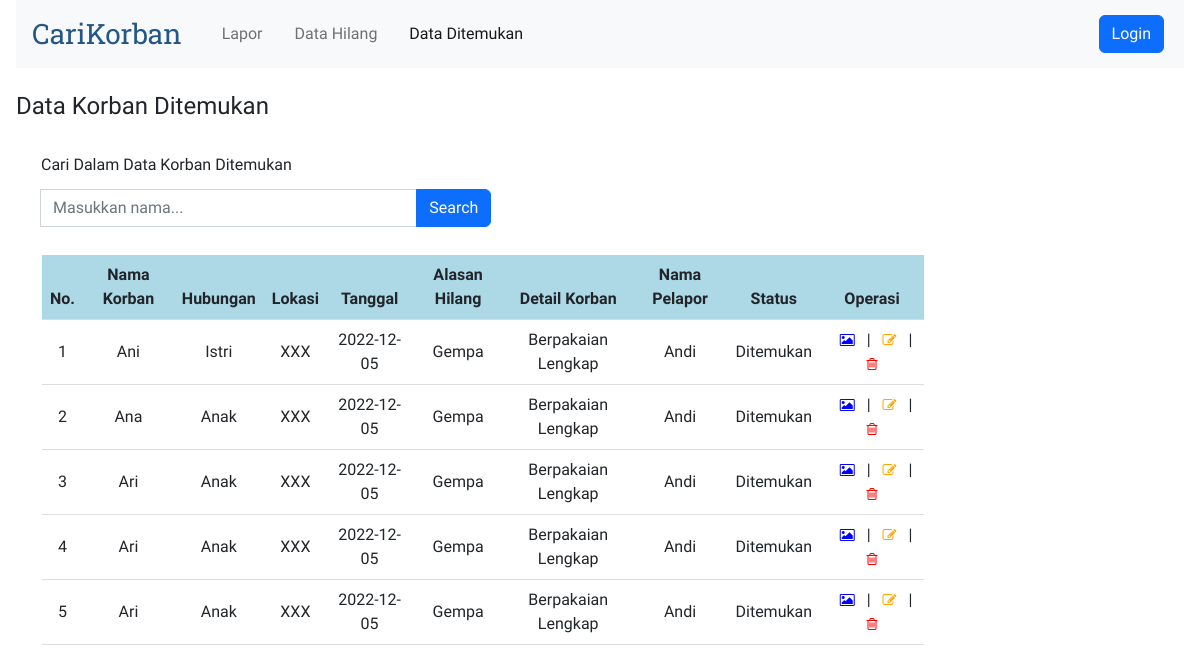
Before: /views/dataditemukan.php with the older database file.
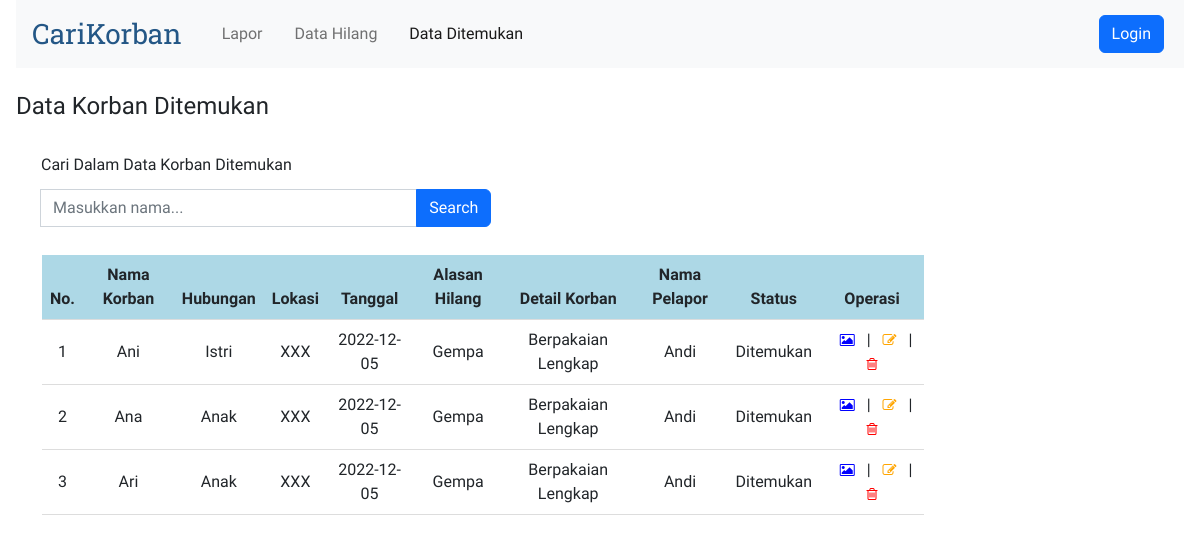
After: the same page with the newer database file.
### tables this page shows
CREATE TABLE `korban` (
  `idx` int(11) NOT NULL,
  `nama_korban` varchar(30) NOT NULL,
  `hubungan` varchar(10) NOT NULL,
  `lokasi` varchar(20) NOT NULL,
  `tanggal` varchar(30) NOT NULL,
  `alasan_hilang` varchar(30) NOT NULL,
  `detail` varchar(255) NOT NULL,
  `nama_pelapor` varchar(30) NOT NULL,
  `telepon` varchar(30) NOT NULL,
  `email` varchar(30) NOT NULL,
  `status` varchar(30) NOT NULL,
  `nama_gambar` varchar(255),
  `file_gambar` longblob
);

### connection.php (called while the page is built)
<?php
abstract class Connection
{
    protected function get_connection()
    {
        $host = "localhost";
        $database = "carikorban";
        $username = "root";
        $password = "";
        $connect = new mysqli($host, $username, $password, $database);
        return $connect;
    }
}

### models/korban.php (called while the page is built, shortened)
<?php
include '..\connection.php';
class KorbanDitemukan extends Korban
{
    private $conn;
    public function __construct()
    {
        $this->conn = $this->get_connection();
    }
    public function tampil_data()
    {
        $sql = "SELECT * FROM korban WHERE status = 'Ditemukan'";
        $bind = $this->conn->query($sql);
        while ($obj = $bind->fetch_object()) {
            $baris[] = $obj;
        }
        if (!empty($baris)) {
            return $baris;
        }
    }
}

### views/dataditemukan.php (the view, shortened to what this page needs)
<?php
include '..\models\korban.php';
$model2 = new KorbanDitemukan();
$index = 1;
?>
<!doctype html>
<html lang="en">
<head>
    <link rel="stylesheet" href="https://cdnjs.cloudflare.com/ajax/libs/font-awesome/4.7.0/css/font-awesome.min.css">
    <link href="https://cdn.jsdelivr.net/npm/bootstrap@5.2.3/dist/css/bootstrap.min.css" rel="stylesheet"
>
</head>
<body>
    <div>
        <nav class="navbar navbar-expand-lg bg-light">
            <div class="container-fluid">
                <a class="navbar-brand logo" href="#">CariKorban</a>
                <div class="collapse navbar-collapse" id="navbarCollapse">
                    <ul class="navbar-nav me-auto mb-2 mb-lg-0">
                        <li class="nav-item">
                            <a class="nav-link" aria-current="page" href="lapor.php">Lapor</a>
                        </li>
                        <li class="nav-item">
                            <a class="nav-link" href="datahilang.php">Data Hilang</a>
                        </li>
                        <li class="nav-item">
                            <a class="nav-link active" href="dataditemukan.php">Data Ditemukan</a>
                        </li>
                    </ul>
                    <?php
                    if ($_SESSION['role'] == 'Admin') { ?>
                        <a href="logout.php"><button type="button"
                                class="d-flex btn btn-danger my-2 my-sm-0">Logout</button></a>
                        <?php
                    } else { ?>
                        <a href="login.php"><button type="button"
                                class="d-flex btn btn-primary my-2 my-sm-0">Login</button></a>
                        <?php
                    } ?>
                </div>
            </div>
        </nav>
        <br>
        <h4>Data Korban Ditemukan</h4>
        <br>
        <form action="dataditemukan.php" method="get">
            <label class="form-label">Cari Dalam Data Korban Ditemukan</label>
            <div class="input-group my-1" style="width: 40%;">
                <br>
                <input class="form-control" type="search" name="cari" placeholder="Masukkan nama...">
                <button class="btn btn-primary" type="submit" id="button-addon2" value="cari">Search</button>
            </div>
        </form>
        <br>
        <table class="table align-middle mb-0 bg-white">
            <thead style="background-color: lightblue;">
                <tr>
                    <th>No.</th>
                    <th>Nama Korban</th>
                    <th>Hubungan</th>
                    <th>Lokasi</th>
                    <th>Tanggal</th>
                    <th>Alasan Hilang</th>
                    <th>Detail Korban</th>
                    <th>Nama Pelapor</th>
                    <th>Status</th>
                    <?php if ($_SESSION['role'] == 'Guest') { ?>
                        <th><a title="Lihat Foto">Foto Korban</a></th>
                    <?php } else { ?>
                        <th><a title="Operasi">Operasi</a></th>
                    <?php } ?>
                </tr>
            </thead>
            <tbody>
                <?php
                if (isset($_GET['cari'])) {
                    $cari = $_GET['cari'];
                    $result = $model2->search($cari);
                } else {
                    $result = $model2->tampil_data();
                }
                if (!empty($result)) {
                    foreach ($result as $data): ?>
                        <tr>
                            <td>
                                <?= $index++ ?>
                            </td>
                            <td>
                                <?= $data->nama_korban ?>
                            </td>
                            <td>
                                <?= $data->hubungan ?>
                            </td>
                            <td>
                                <?= $data->lokasi ?>
                            </td>
                            <td>
                                <?= $data->tanggal ?>
                            </td>
                            <td>
                                <?= $data->alasan_hilang ?>
                            </td>
                            <td>
                                <?= $data->detail ?>
                            </td>
                            <td>
                                <?= $data->nama_pelapor ?>
                            </td>
                            <td>
                                <?= $data->status ?>
                            </td>
                            <td>
                                <?php if ($_SESSION['role'] == 'Guest') { ?>
                                    <a title="Lihat Foto" name="foto" id="foto" target="_blank" rel="noopener noreferrer"
                                        href="lihatfoto.php?idx=<?= $data->idx ?>"><i class="fa fa-picture-o"
                                            style="font-size:14px;color:blue"></i></a>
                                <?php } else { ?>
                                    <a title="Lihat Foto" name="foto" id="foto" target="_blank" rel="noopener noreferrer"
                                        href="lihatfoto.php?idx=<?= $data->idx ?>"><i class="fa fa-picture-o"
                                            style="font-size:14px;color:blue"></i></a>
                                    |
                                    <a title="Ubah" name="edit" id="edit" href="edit.php?idx=<?= $data->idx ?>"><i
                                            class="fa fa-edit" style="font-size:14px;color:orange"></i></a>
                                    |
                                    <a title="Hapus" name="hapus" id="hapus" href="..\models\process.php?idx=<?= $data->idx ?>"><i
                                            class="fa fa-trash-o" style="font-size:14px;color:red"></i></a>
                                <?php } ?>
                            </td>
                        </tr>
                    <?php endforeach;
                } else { ?>
                    <tr>
                        <td colspan="9">Belum ada data korban ditemukan.</td>
                    </tr>
                <?php } ?>
            </tbody>
        </table>
    </div>
</body>
</html>

### views/dataditemukan.php (style rules this page uses)
*, html, body { margin: 0 4px; padding: 0; }
body { font-family: 'Readex Pro'; }
a { text-decoration: none; }
.logo { font-family: 'Roboto Slab'; font-size: 28px; color: #245786; }
form { margin: 0 25px; }
.table { width: 75%; text-align: center; border-bottom: 1px solid #ddd; border-collapse: collapse; margin: 0 30px; }

Changed rows visible on the page:
removed korban: nama_korban "Ari", hubungan "Anak", lokasi "XXX", tanggal "2022-12-05", alasan_hilang "Gempa", detail "Berpakaian Lengkap", nama_pelapor "Andi", status "Ditemukan"
removed korban: nama_korban "Ari", hubungan "Anak", lokasi "XXX", tanggal "2022-12-05", alasan_hilang "Gempa", detail "Berpakaian Lengkap", nama_pelapor "Andi", status "Ditemukan"
